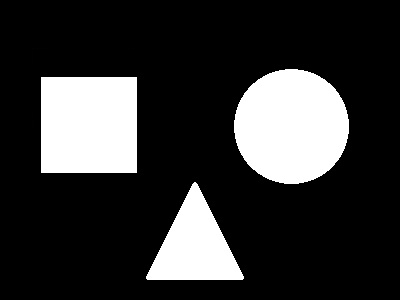
#> input picture Lab4/figure.jpg, 400 x 300 px, found by its file name
$ python Lab4_3.py
#> lines starting #> are read from the running program, lines starting #| are printed output that depends on the picture; after the words box and inside, x2 and y2 are one past the last pixel; in counts of white or black regions, pixels touching at a corner belong together
import numpy as np
import cv2 as cv
from matplotlib import pyplot as plt

# ---------- Загрузка и преобразование изображения ----------
# Считываем изображение в оттенках серого
img = cv.imread('Lab4/figure.jpg')
#> img is the input picture: shape (300, 400, 3); min 0, max 255, mean 52.5
assert img is not None, "Файл не найден."

imgray = cv.cvtColor(img, cv.COLOR_BGR2GRAY)

# ---------- Пороговая обработка ----------
# Преобразуем изображение в бинарное (чёрно-белое)
ret, thresh = cv.threshold(imgray, 127, 255, cv.THRESH_BINARY)
#> thresh: shape (300, 400); 20.6% white; 3 white regions

# ---------- Поиск контуров ----------
# cv.findContours возвращает список контуров и иерархию
# Режим RETR_TREE — возвращает все контуры и строит полную иерархию
# CHAIN_APPROX_SIMPLE — сжимает горизонтальные, вертикальные и диагональные сегменты
contours, hierarchy = cv.findContours(thresh, cv.RETR_TREE, cv.CHAIN_APPROX_SIMPLE)
#> contours = 3 contours; box (x1, y1, x2, y2) and area: (234, 69, 349, 184) 10219, (41, 77, 137, 173) 9025, (146, 182, 244, 280) 4942

# ---------- Рисование контуров ----------
# Копия исходного изображения для рисования
img_contours = cv.cvtColor(imgray, cv.COLOR_GRAY2BGR)
cv.drawContours(img_contours, contours, -1, (0, 255, 0), 3)
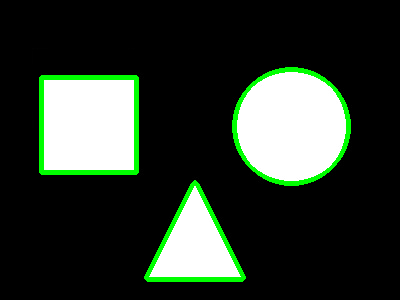
#> img_contours: shape (300, 400, 3); 4.13% of pixels changed, all inside (x1, y1, x2, y2) = (39, 67, 351, 282)

# ---------- Отображение ----------
titles = ['Original Image', 'Thresholded', 'Contours']
images = [img, thresh, img_contours]

for i in range(3):
    plt.subplot(1, 3, i + 1)
    if i < 2:
        plt.imshow(images[i], 'gray')
    else:
        plt.imshow(images[i])
    plt.title(titles[i])
    plt.xticks([]), plt.yticks([])

plt.show()
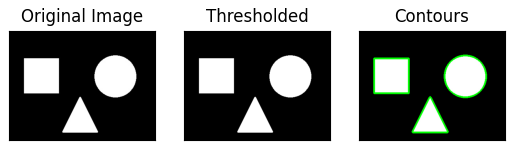
#> figure drawn by matplotlib, 3 panels
